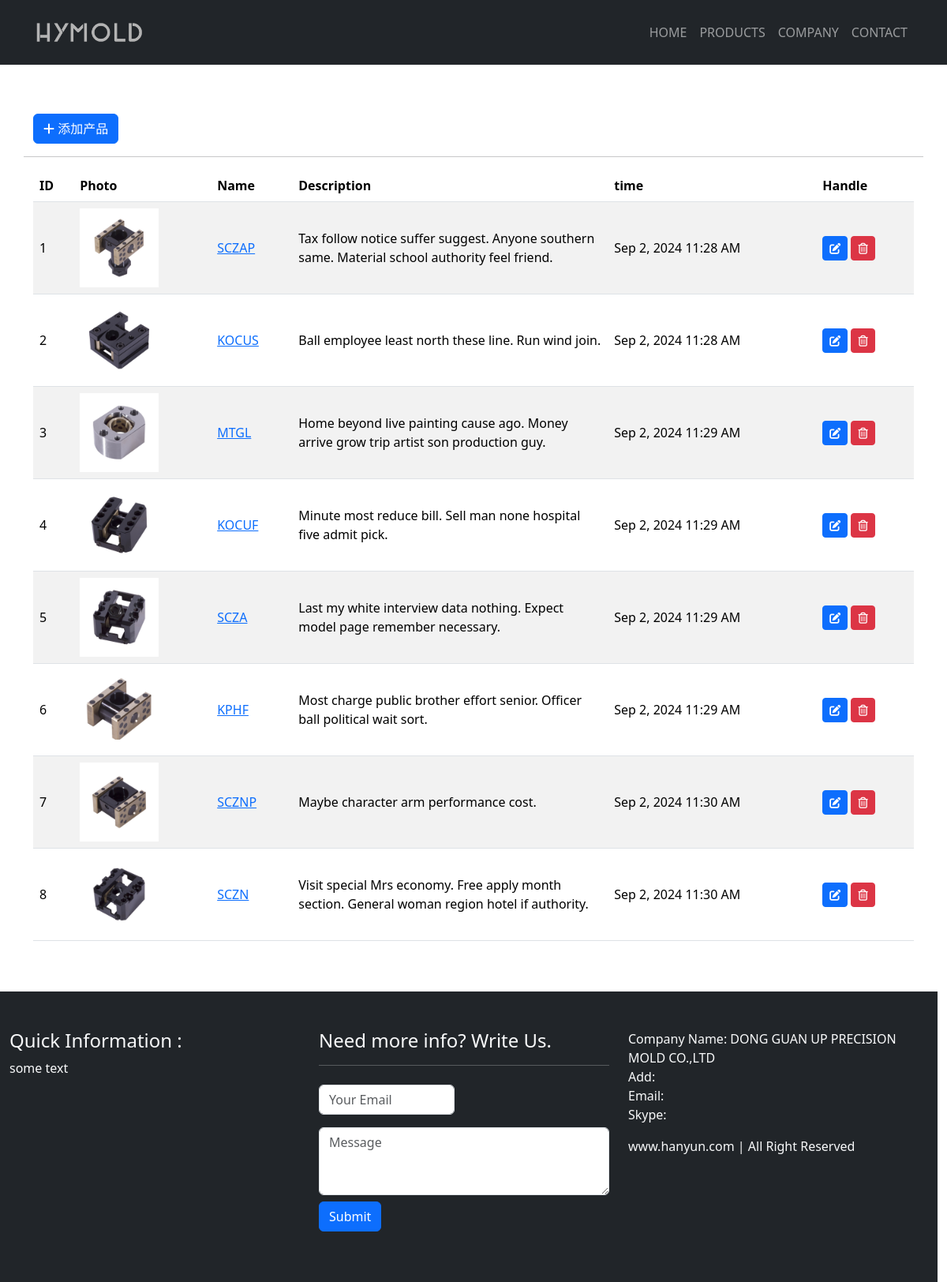
The page /admin on the database its author committed.
### app.py (models this page shows)
class Product(db.Model):  # 产品表
    __tablename__ = 'product'
    id = db.Column(db.Integer, primary_key=True)
    name = db.Column(db.String(20))
    price = db.Column(db.Float)
    description = db.Column(db.String(200))
    content = db.Column(db.Text())
    timestamp = db.Column(db.DateTime, default=datetime.utcnow())
    clicks = db.Column(db.Integer)

class Photo(db.Model):  # 图片表
    __tablename__ = 'photo'
    id = db.Column(db.Integer, primary_key=True)
    filename = db.Column(db.String(100))
    timestamp = db.Column(db.DateTime, default=datetime.utcnow())
    product_id = db.Column(db.Integer, db.ForeignKey('product.id'))
    product = db.relationship('Product', backref=db.backref('photos', lazy='dynamic', cascade='all, delete-orphan'))
    source = db.Column(db.String(200), default='form')  # 区别图片来源

### app.py (the view)
@app.route('/admin')
def admin():
    return render_template('admin.html')

### app.py (called while the page is built)
@app.context_processor
def make_template_context():
    return dict(
        products=Product.query.order_by(Product.id.asc()).all(),
        about=About.query.order_by(About.timestamp.desc()).first(),
        advantages=Advantage.query.order_by(Advantage.id.asc()).all()
    )

### templates/admin.html (shortened to what this page needs)
{% extends 'base.html' %}
{% block content %}
    <div class="section bg-white py-5 custom-container">
        <div class="container">
            <div class="row">
                <div class="col-auto my-3">
                    <a type="button" class="btn btn-primary" href="{{ url_for('add_product') }}"><i
                            class="fa-solid fa-plus"></i> 添加产品
                    </a>
                </div>
                <hr>
                <div class="col-md-12">
                    <table class="table table-striped table-hover">
                        <thead>
                        <tr>
                            <th scope="col">ID</th>
                            <th scope="col">Photo</th>
                            <th scope="col">Name</th>
                            <th scope="col">Description</th>
                            <th scope="col">time</th>
                            <th scope="col">Handle</th>
                        </tr>
                        </thead>
                        <tbody>
                        {% for product in products %}
                            {% if product %}
                                <tr class="align-middle">
                                    <td>{{ product.id }}</td>
                                    {% set photo = product.photos|first %}
                                    {% if photo %}
                                        <td><img src="{{ url_for('get_image', filename=photo.filename) }}"
                                             alt="{{ product.name }}" style="width: 100px;height: auto;"></td>
                                    {% else %}
                                        <td><img class="card-img-top"
                                             src="{{ url_for('static', filename='img/no_product.jpg') }}"
                                             alt="Card image cap" style="width: 100px;height: auto;"></td>
                                    {% endif %}
                                    <td><a href="{{ url_for('product', product_id=product.id) }}" target="_blank">{{ product.name }}</a></td>
                                    <td style="width: 400px;">{{ product.description|safe }}</td>
                                    <td>{{ moment(product.timestamp).format('lll') }}</td>
                                    <td>
                                        <a href="{{ url_for('edit_product', product_id=product.id) }}"
                                           class="btn btn-sm btn-primary">
                                            <i class="fa-solid fa-pen-to-square" title="编辑"></i>
                                        </a>
                                        <form action="{{ url_for('delete_product', product_id=product.id, next=request.full_path) }}"
                                              class="d-inline" method="post">
                                            <button type="submit" class="btn btn-sm btn-danger"
                                                    onclick="return confirm('确定要删除吗？')">
                                                <i class="fa-regular fa-trash-can" title="删除"></i>
                                            </button>
                                        </form>
                                    </td>
                                </tr>
                            {% else %}
                                <h5 class="text-center">NO PRODUCTS</h5>
                            {% endif %}
                        {% endfor %}
                        </tbody>
                    </table>
                </div>
            </div>
        </div>
    </div>
{% endblock %}

### templates/base.html (shortened to what this page needs)
<!DOCTYPE html>
<html lang="en">
<head>
    {% block head %}
        <link href="https://cdn.jsdelivr.net/npm/bootstrap@5.3.3/dist/css/bootstrap.min.css" rel="stylesheet">
        <link rel="stylesheet" href="https://cdn.staticfile.net/font-awesome/6.5.1/css/all.min.css">
        <link rel="stylesheet" href="{{ url_for('static', filename='css/styles.css') }}">
    {% endblock %}
</head>
<body>
<nav class="navbar navbar-expand-lg navbar-dark bg-dark fixed-top py-3">
    <div class="container">
        <a class="navbar-brand" href="{{ url_for('index') }}">
            <img alt="hanyun" src="{{ url_for('static', filename='img/logo.png') }}" style="max-height: 40px;">
        </a>
        <div class="collapse navbar-collapse" id="hanyunnavbarcontent">
            <ul class="navbar-nav ms-auto">
                <li class="nav-item">
                    <a class="nav-link {% block nav_home %}{% endblock %}" href="{{ url_for('index') }}">HOME </a>
                </li>
                <li class="nav-item">
                    <a class="nav-link {% block nav_products %}{% endblock %}"
                       href="{{ url_for('products') }}">PRODUCTS</a>
                </li>
                <li class="nav-item">
                    <a class="nav-link {% block nav_company %}{% endblock %}"
                       href="{{ url_for('company') }}">COMPANY</a>
                </li>
                <li class="nav-item">
                    <a class="nav-link {% block nav_contact %}{% endblock %}"
                       href="{{ url_for('contact') }}">CONTACT</a>
                </li>
            </ul>
        </div>
    </div>
</nav>
{% block content %}
{% endblock %}
{% block footer %}
    <div class="container-fluid row bg-dark text-light py-5">
        <div class="col-md-4">
            <h4>Quick Information :</h4>
            <p>
                some text
            </p>
        </div>
        <div class="col-md-4">
            <h4>Need more info? Write Us. </h4>
            <hr>
            <form>
                <div class="row">
                    <div class="col-md-6 col-sm-6 py-2">
                        <div class="form-group">
                            <input type="text" class="form-control" required="required" placeholder="Your Email">
                        </div>
                    </div>
                </div>
                <div class="row">
                    <div class="col-md-12 col-sm-12 py-2">
                        <div class="form-group">
                            <textarea name="message" id="message" required="required" class="form-control" rows="3"
                                      placeholder="Message"></textarea>
                        </div>
                        <div class="form-group py-2">
                            <button type="submit" class="btn btn-primary">Submit</button>
                        </div>
                    </div>
                </div>
            </form>
        </div>
        <div class="col-md-4">
            <p>
                Company Name: DONG GUAN UP PRECISION MOLD CO.,LTD<br>
                Add:<br>
                Email: <br>
                Skype:<br>
            </p>
            <p>www.hanyun.com | All Right Reserved</p>
        </div>
    </div>
{% endblock %}
</body>
</html>

### static/css/styles.css (style rules this page uses)
.custom-container { margin-top: 80px; padding-left: 0px; padding-right: 0px; }

### rows shown on the page
Product: id "1", filename (picture), name "SCZAP", description "Tax follow notice suffer suggest. Anyone southern same. Material school authority feel friend.", timestamp "Sep 2, 2024 11:28 AM"
Product: id "2", filename (picture), name "KOCUS", description "Ball employee least north these line. Run wind join.", timestamp "Sep 2, 2024 11:28 AM"
Product: id "3", filename (picture), name "MTGL", description "Home beyond live painting cause ago. Money arrive grow trip artist son production guy.", timestamp "Sep 2, 2024 11:29 AM"
Product: id "4", filename (picture), name "KOCUF", description "Minute most reduce bill. Sell man none hospital five admit pick.", timestamp "Sep 2, 2024 11:29 AM"
Product: id "5", filename (picture), name "SCZA", description "Last my white interview data nothing. Expect model page remember necessary.", timestamp "Sep 2, 2024 11:29 AM"
Product: id "6", filename (picture), name "KPHF", description "Most charge public brother effort senior. Officer ball political wait sort.", timestamp "Sep 2, 2024 11:29 AM"
Product: id "7", filename (picture), name "SCZNP", description "Maybe character arm performance cost.", timestamp "Sep 2, 2024 11:30 AM"
Product: id "8", filename (picture), name "SCZN", description "Visit special Mrs economy. Free apply month section. General woman region hotel if authority.", timestamp "Sep 2, 2024 11:30 AM"
